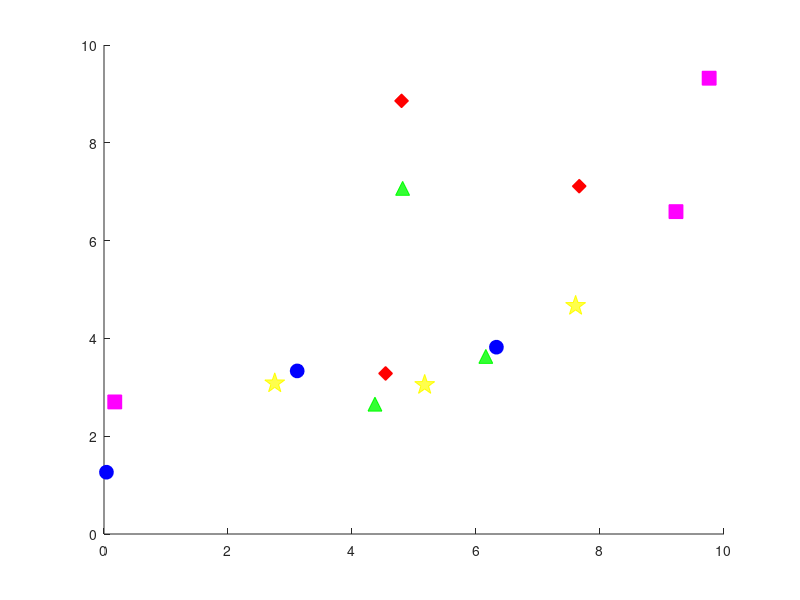

The MATLAB script that drew this image: (Note: this script raises an error after producing the figure.)
clear all;
%% generate 2D objects
truth_objects = rand(15,2)*10;
truth_objects(:,3) = mod(1:15, 5);
%truth_objects(:,3)=[1:5,1:5,1:5];
truth_objects(:,3) = 5*(truth_objects(:,3) == 0) + truth_objects(:,3);

%% plot 2D objects
figure; hold on; set(0,'DefaultLineMarkerSize',10)
for i=1:length(truth_objects)
    switch truth_objects(i,3)
        case 1 
            plot(truth_objects(i,1),truth_objects(i,2),'bo','MarkerFaceColor','b');            
        case 2
            plot(truth_objects(i,1),truth_objects(i,2),'rd','MarkerFaceColor','r');
        case 3
            plot(truth_objects(i,1),truth_objects(i,2),'ms','MarkerFaceColor','m');
        case 4
            plot(truth_objects(i,1),truth_objects(i,2),'g^','MarkerFaceColor',[0.2 1 0.2]);
        case 5
            plot(truth_objects(i,1),truth_objects(i,2),'yp','MarkerFaceColor',[1 1 0.3],...
                                'MarkerSize',15);
    end
end

%% draw trajectory
[x,y] = ginput();

%% generate odometry
%truth_traj=[];

% for i=2:length(x)
%     l = norm([x(i)-x(i-1) y(i)-y(i-1)]);
%     t=0:0.1:l;
%     xq=interp1([0 l],[x(i-1) x(i)],t,'spline');
%     yq=interp1([0 l],[y(i-1) y(i)],t,'spline');
%     truth_traj = [truth_traj; [xq' yq']];
% end

t= 1:length(x);
tq = 1:0.1:length(x);
slope0 = 0; slopeF = 0;
xq = spline(t, [slope0; x; slopeF], tq);
yq = spline(t, [slope0; y; slopeF], tq);
%figure; plot(x, y, 'o', xq, yq, ':.');
truth_traj = [xq' yq'];

for i=1:length(truth_traj)-1
    odoms(i,3)=atan2(truth_traj(i+1,2)-truth_traj(i,2),truth_traj(i+1,1)-truth_traj(i,1));
end

truth_traj = truth_traj(1:end-1,:);

odoms(end,3)=odoms(end-1,3);
odoms(:,1:2) = truth_traj(1:end,1:2);

truth_traj(1:end,3) = odoms(:,3);
truth_traj(end, 3) = truth_traj(end,3);

%%
for i=2:length(odoms)
    R = [cos(odoms(i,3)),sin(odoms(i,3)); -sin(odoms(i,3)) cos(odoms(i,3))];
    node_edge.dpos(:,i)= R'*(odoms(i,1:2)-odoms(i-1,1:2))';
    node_edge.dtheta(i) = odoms(i,3)-odoms(i-1,3);
end

%% generate object measurements
FOV=4; AOV=60/180*pi;
lm_edge.id1=[];
lm_edge.id2=[];
lm_edge.dpos=[];
lm_edge.label=[];
for i=2:length(odoms)
    dx=truth_objects(:,1)-odoms(i,1);
    dy=truth_objects(:,2)-odoms(i,2);
    dtheta = mod(atan2(dy,dx)-odoms(i,3)+pi,2*pi)-pi;
    R = [cos(odoms(i,3)),sin(odoms(i,3)); -sin(odoms(i,3)) cos(odoms(i,3))];
    idx = find((dx.^2+dy.^2)<FOV^2 & abs(dtheta)<AOV);
    dpos = R'*[dx';dy'];
    lm_edge.id1=[lm_edge.id1 repmat(i,1,length(idx))-1];
    lm_edge.id2=[lm_edge.id2 idx'];
    lm_edge.dpos=[lm_edge.dpos dpos(:,idx)];
    % Handle lm_edge label being 0.
    % ALternative will be to handle lm_edge being 0 when it is being used
    % as the index in the processor object
    
    lm_edge.label=[lm_edge.label truth_objects(idx,3)'];
end

%% save data as mat file
save('data/my_simulation_2.mat', 'AOV', 'FOV', 'lm_edge', 'node_edge', 'truth_objects', 'truth_traj');
